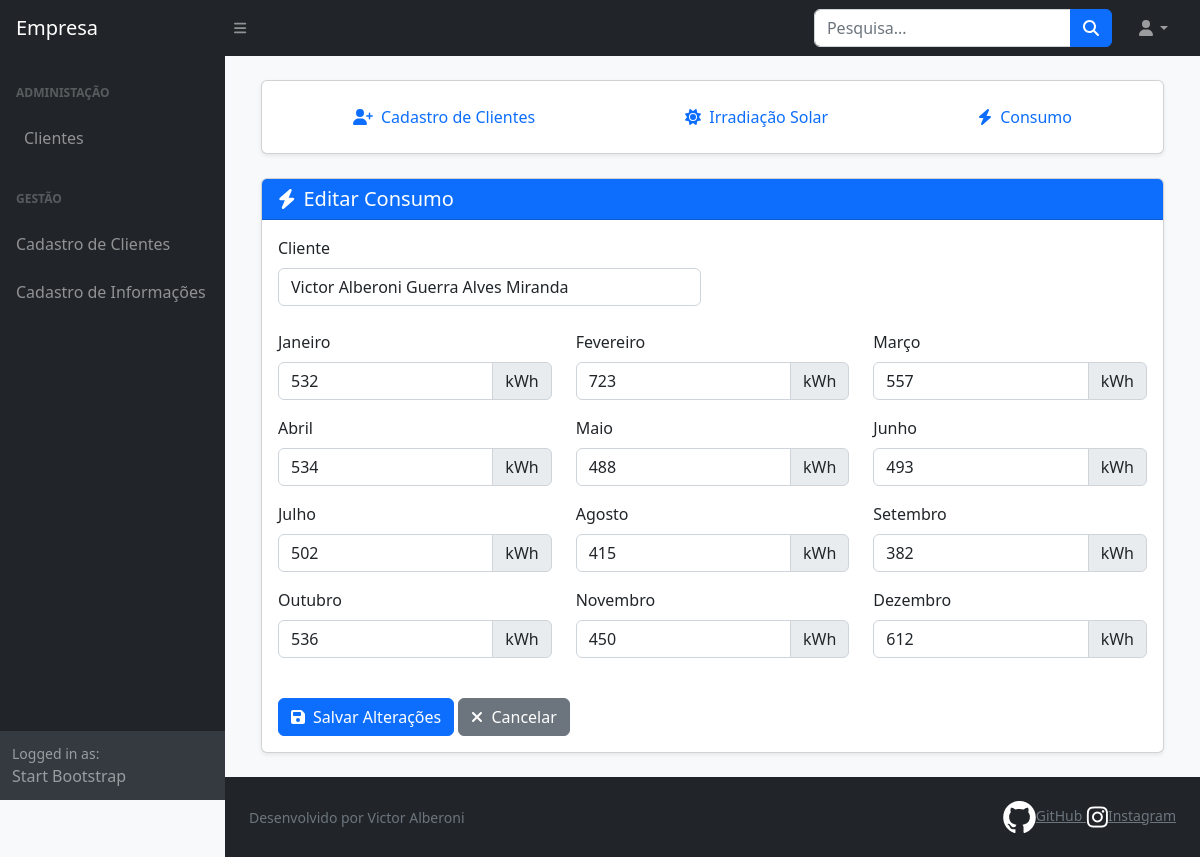
Screenshot of /edit_consumo/1/ with the database file from the repository.
### calculosolar/models.py (models this page shows, shortened)
class CalculoSolar(models.Model):
    cliente = models.ForeignKey(Cliente, on_delete=models.CASCADE)
    cons_jan = models.IntegerField(default=0,verbose_name='Consumo (kWh) Janeiro',null=False,blank=False)
    cons_fev = models.IntegerField(default=0,verbose_name='Consumo (kWh) Fevereiro',null=False,blank=False)
    cons_mar = models.IntegerField(default=0,verbose_name='Consumo (kWh) Março',null=False,blank=False)
    cons_abr = models.IntegerField(default=0,verbose_name='Consumo (kWh) Abril',null=False,blank=False)
    cons_mai = models.IntegerField(default=0,verbose_name='Consumo (kWh) Maio',null=False,blank=False)
    cons_jun = models.IntegerField(default=0,verbose_name='Consumo (kWh) Junho',null=False,blank=False)
    cons_jul = models.IntegerField(default=0,verbose_name='Consumo (kWh) Julho',null=False,blank=False)
    cons_ago = models.IntegerField(default=0,verbose_name='Consumo (kWh) Agosto',null=False,blank=False)
    cons_set = models.IntegerField(default=0,verbose_name='Consumo (kWh) Setembro',null=False,blank=False)
    cons_out = models.IntegerField(default=0,verbose_name='Consumo (kWh) Outubro',null=False,blank=False)
    cons_nov = models.IntegerField(default=0,verbose_name='Consumo (kWh) Novembro',null=False,blank=False)
    cons_dez = models.IntegerField(default=0,verbose_name='Consumo (kWh) Dezembro',null=False,blank=False)
    class Meta:
        verbose_name = 'Consumo Médio'
        verbose_name_plural = 'Consumos Médios'

### calculosolar/views.py (the view)
# urls.py: path('edit_consumo/<int:cliente_id>/',edit_consumo,name='edit_consumo'),
def edit_consumo(request,cliente_id):
    nome = get_object_or_404(Cliente,pk=cliente_id)
    consumo = get_object_or_404(CalculoSolar,cliente = nome)
    form = CalculoSolarForm(instance=consumo)
    if request.method == 'POST':
        form = CalculoSolarForm(request.POST,instance=consumo)
        if form.is_valid():
            form.save()
            messages.success(request,'Informações de Consumo Alteradas com Sucesso')
            return redirect('cliente',cliente_id=cliente_id)
    return render(request,'solar/edit_consumo.html',{'form':form,'cliente_id':cliente_id,'nome':nome})

### clientes/models.py (called while the page is built)
    def __str__(self):
        return self.name

### templates/solar/edit_consumo.html (shortened to what this page needs)
{% extends 'solar/base.html' %}
{% load static %}
{% block solar %}
<div class="row">
    <div class="col-12">
        <div class="card shadow-sm">
            <div class="card-header bg-primary text-white">
                <h5 class="card-title mb-0">
                    <i class="fas fa-bolt me-2"></i>Editar Consumo
                </h5>
            </div>
            <div class="card-body">
                <form action="{% url 'edit_consumo' consumo.id %}" method="POST" enctype="multipart/form-data">
                    <div class="row mb-4">
                        <div class="col-md-6">
                            <div class="form-group">
                                <label for="{{ form.cliente.id_for_label }}" class="form-label">
                                    {{ form.cliente.label }}
                                </label>
                                {{ form.cliente }}
                            </div>
                        </div>
                    </div>
                    <div class="row">
                        <div class="col-md-4 mb-3">
                            <div class="form-group">
                                <label for="{{ form.cons_jan.id_for_label }}" class="form-label">
                                    {{ form.cons_jan.label }}
                                </label>
                                <div class="input-group">
                                    {{ form.cons_jan }}
                                    <span class="input-group-text">kWh</span>
                                </div>
                            </div>
                        </div>
                        <div class="col-md-4 mb-3">
                            <div class="form-group">
                                <label for="{{ form.cons_fev.id_for_label }}" class="form-label">
                                    {{ form.cons_fev.label }}
                                </label>
                                <div class="input-group">
                                    {{ form.cons_fev }}
                                    <span class="input-group-text">kWh</span>
                                </div>
                            </div>
                        </div>
                        <div class="col-md-4 mb-3">
                            <div class="form-group">
                                <label for="{{ form.cons_mar.id_for_label }}" class="form-label">
                                    {{ form.cons_mar.label }}
                                </label>
                                <div class="input-group">
                                    {{ form.cons_mar }}
                                    <span class="input-group-text">kWh</span>
                                </div>
                            </div>
                        </div>
                    </div>
                    <div class="row">
                        <div class="col-md-4 mb-3">
                            <div class="form-group">
                                <label for="{{ form.cons_abr.id_for_label }}" class="form-label">
                                    {{ form.cons_abr.label }}
                                </label>
                                <div class="input-group">
                                    {{ form.cons_abr }}
                                    <span class="input-group-text">kWh</span>
                                </div>
                            </div>
                        </div>
                        <div class="col-md-4 mb-3">
                            <div class="form-group">
                                <label for="{{ form.cons_mai.id_for_label }}" class="form-label">
                                    {{ form.cons_mai.label }}
                                </label>
                                <div class="input-group">
                                    {{ form.cons_mai }}
                                    <span class="input-group-text">kWh</span>
                                </div>
                            </div>
                        </div>
                        <div class="col-md-4 mb-3">
                            <div class="form-group">
                                <label for="{{ form.cons_jun.id_for_label }}" class="form-label">
                                    {{ form.cons_jun.label }}
                                </label>
                                <div class="input-group">
                                    {{ form.cons_jun }}
                                    <span class="input-group-text">kWh</span>
                                </div>
                            </div>
                        </div>
                    </div>
                    <div class="row">
                        <div class="col-md-4 mb-3">
                            <div class="form-group">
                                <label for="{{ form.cons_jul.id_for_label }}" class="form-label">
                                    {{ form.cons_jul.label }}
                                </label>
                                <div class="input-group">
                                    {{ form.cons_jul }}
                                    <span class="input-group-text">kWh</span>
                                </div>
                            </div>
                        </div>
                        <div class="col-md-4 mb-3">
                            <div class="form-group">
                                <label for="{{ form.cons_ago.id_for_label }}" class="form-label">
                                    {{ form.cons_ago.label }}
                                </label>
                                <div class="input-group">
                                    {{ form.cons_ago }}
                                    <span class="input-group-text">kWh</span>
                                </div>
                            </div>
                        </div>
                        <div class="col-md-4 mb-3">
                            <div class="form-group">
                                <label for="{{ form.cons_set.id_for_label }}" class="form-label">
                                    {{ form.cons_set.label }}
                                </label>
                                <div class="input-group">
                                    {{ form.cons_set }}
                                    <span class="input-group-text">kWh</span>
                                </div>
                            </div>
                        </div>
                    </div>
                    <div class="row">
                        <div class="col-md-4 mb-3">
                            <div class="form-group">
                                <label for="{{ form.cons_out.id_for_label }}" class="form-label">
                                    {{ form.cons_out.label }}
                                </label>
                                <div class="input-group">
                                    {{ form.cons_out }}
                                    <span class="input-group-text">kWh</span>
                                </div>
                            </div>
                        </div>
                        <div class="col-md-4 mb-3">
                            <div class="form-group">
                                <label for="{{ form.cons_nov.id_for_label }}" class="form-label">
                                    {{ form.cons_nov.label }}
                                </label>
                                <div class="input-group">
                                    {{ form.cons_nov }}
                                    <span class="input-group-text">kWh</span>
                                </div>
                            </div>
                        </div>
                        <div class="col-md-4 mb-3">
                            <div class="form-group">
                                <label for="{{ form.cons_dez.id_for_label }}" class="form-label">
                                    {{ form.cons_dez.label }}
                                </label>
                                <div class="input-group">
                                    {{ form.cons_dez }}
                                    <span class="input-group-text">kWh</span>
                                </div>
                            </div>
                        </div>
                    </div>
                    <div class="row mt-4">
                        <div class="col-12">
                            <button type="submit" class="btn btn-primary">
                                <i class="fas fa-save me-2"></i>Salvar Alterações
                            </button>
                            <a href="{% url 'cadastro_consumo' %}" class="btn btn-secondary">
                                <i class="fas fa-times me-2"></i>Cancelar
                            </a>
                        </div>
                    </div>
                </form>
            </div>
        </div>
    </div>
</div>
{% endblock %}

### rows the page displays
CalculoSolar: cliente "Victor Alberoni Guerra Alves Miranda", cons_jan "532", cons_fev "723", cons_mar "557", cons_abr "534", cons_mai "488", cons_jun "493", cons_jul "502", cons_ago "415", cons_set "382", cons_out "536", cons_nov "450", cons_dez "612"
